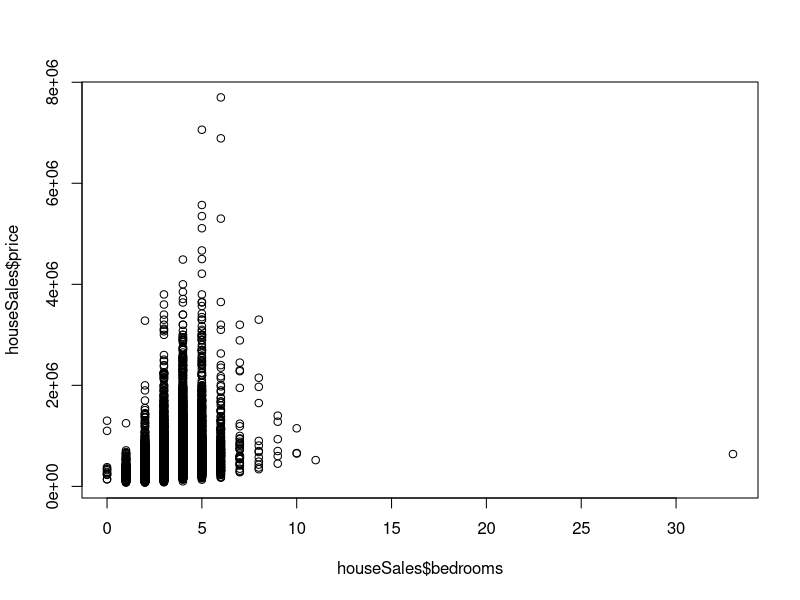
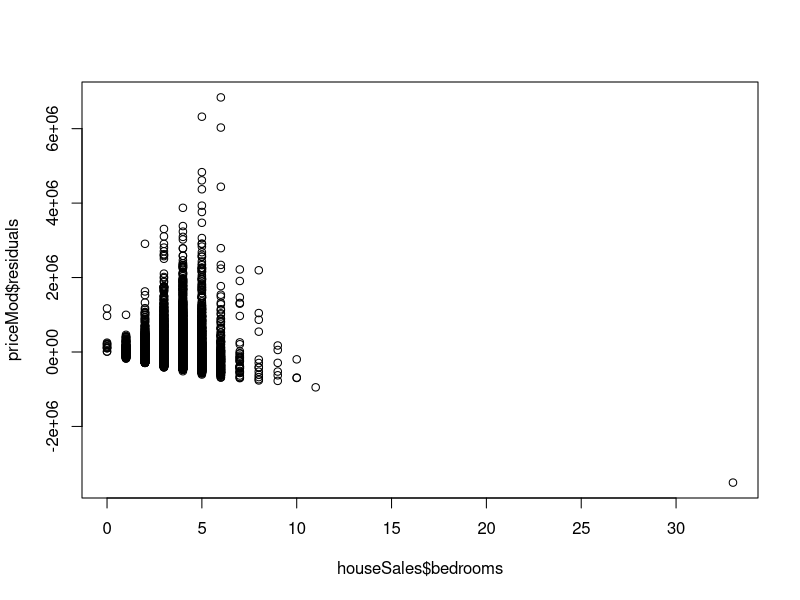
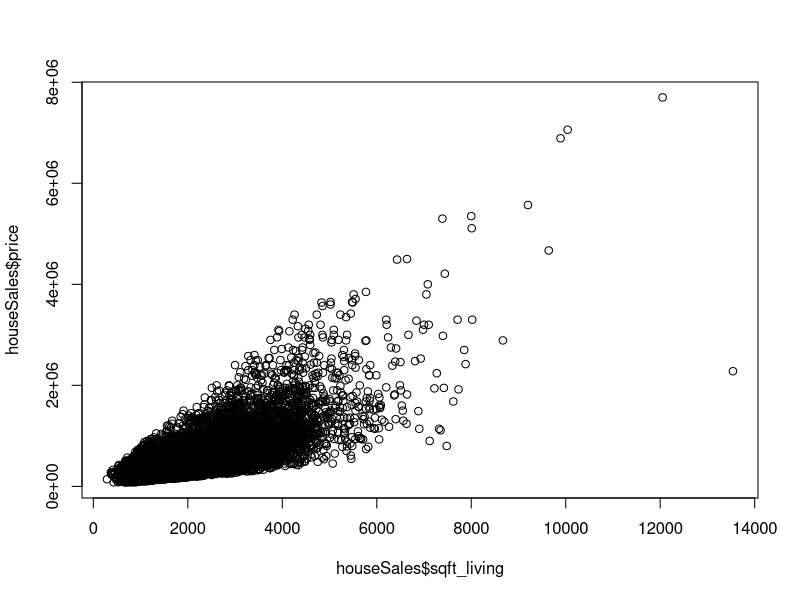
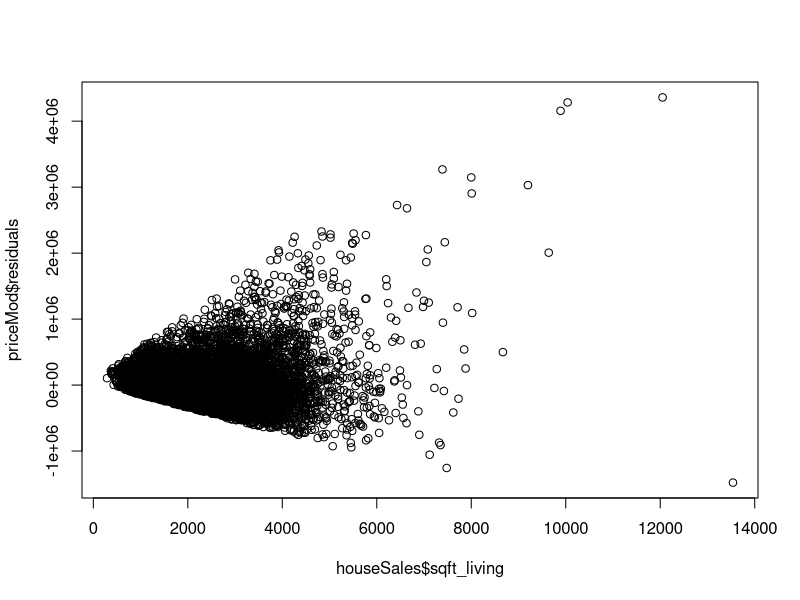

Generate these figures, in order, with R:
## ---- chunk 1

#---------- RSTUDIO STARTER V 2.0  --------------#
#                    -Prepared with care by  AM ;D
                
                                                                          
knitr::opts_chunk$set(echo = TRUE, 
                      message = FALSE, 
                      warning = FALSE)      
library(tidyverse)                
library(ggthemes)                    

theme_set(theme_tufte() +                                     
  theme(text=element_text(family="sans")))  

#------------------------------------------------#
## ---- chunk 2
houseSales <- read_csv("House-Sales.csv")

houseSales %>% head

houseSales %>% nrow

## ---- chunk 3
plot(houseSales$bedrooms, houseSales$price)
priceMod <- lm(houseSales$price~houseSales$bedrooms)
summary(priceMod)
## ---- chunk 4
plot(houseSales$bedrooms, priceMod$residuals)
## ---- chunk 5
plot(houseSales$sqft_living, houseSales$price)
priceMod <- lm(houseSales$price~houseSales$sqft_living)
summary(priceMod)
## ---- chunk 6
plot(houseSales$sqft_living, priceMod$residuals)
## ---- chunk 7
#predict price  (y = price)
multiModel <- lm(price~bedrooms+bathrooms+sqft_living+improvements+yr_built, data=houseSales)

summary(multiModel)
